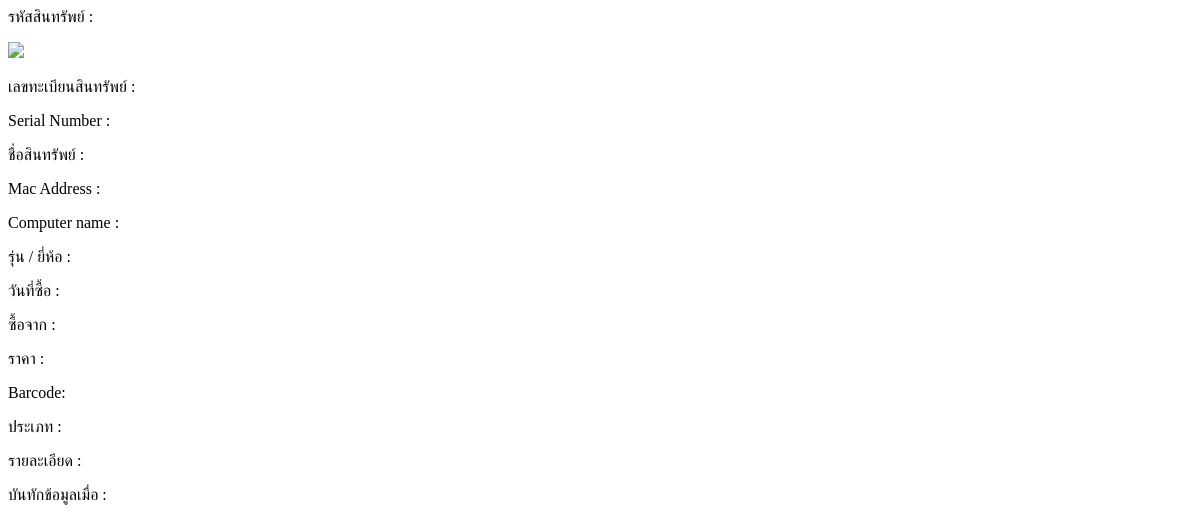
Page /Asset_register/module/Asset/assatt_detail.php on the earlier database version.
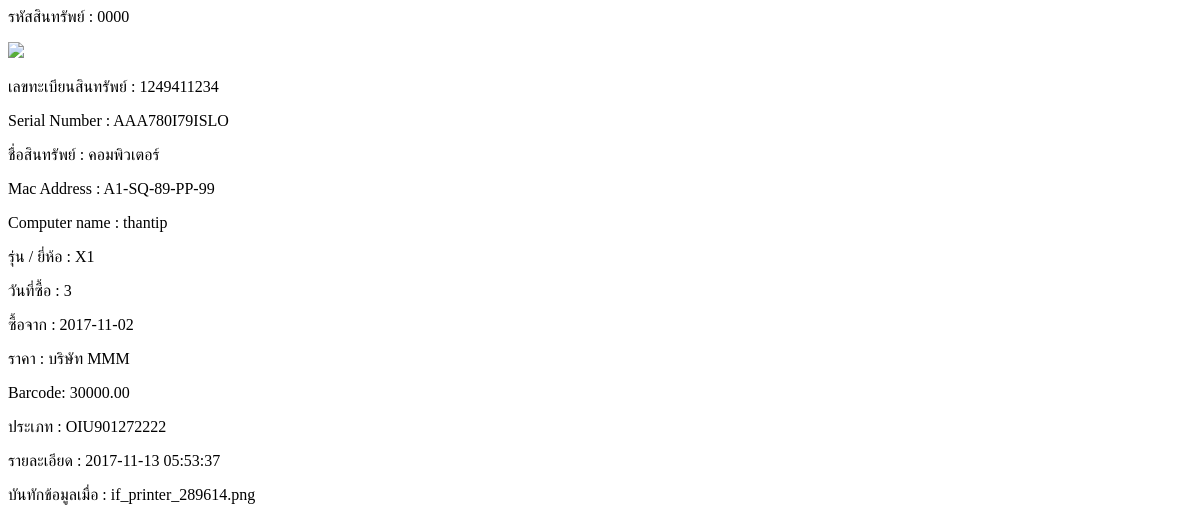
Same page on the later database version.
### tables this page shows
CREATE TABLE IF NOT EXISTS `asset` (
`Asset_id` tinyint(4) unsigned zerofill NOT NULL,
  `Asset_code` char(12) NOT NULL,
  `Asset_serial` char(15) NOT NULL,
  `Asset_name` varchar(150) NOT NULL,
  `mac_address` char(20) NOT NULL,
  `computer_name` varchar(150) NOT NULL,
  `brand` varchar(150) NOT NULL,
  `Asset_receivr_amout` tinyint(2) NOT NULL,
  `Asset_date` date NOT NULL,
  `Asset_company` varchar(150) NOT NULL,
  `Asset_price` decimal(8,2) NOT NULL,
  `Asset_barcode` char(12) NOT NULL,
  `Category_id` varchar(200) NOT NULL,
  `Asset_photo` varchar(100) NOT NULL,
  `Asset_time` timestamp NOT NULL DEFAULT CURRENT_TIMESTAMP ON UPDATE CURRENT_TIMESTAMP,
  `detail` varchar(250) NOT NULL
);

### Asset_register/module/Asset/assatt_detail.php (the view, shortened to what this page needs)
<?php
	$con = connect_db();
?>
<!doctype html>
<html>
<head>
</head>
<body>
<?php
	$Asset_id=$_GET['id'];
	$result=mysqli_query($con,"SELECT * FROM asset WHERE
	 Asset_id='$Asset_id'") or die("SQL Error=>".mysqli_error($con));
	list($Asset_id,$Asset_code,$Asset_seria,$Asset_name,$mac_address,$computer_name,$brand,$Asset_date,$Asset_company,$Asset_price,$Asset_barcode,$Asset_Category,$Asset_photo,$Asset_time,$detail	)=mysqli_fetch_row($result);
    echo"รหัสสินทรัพย์ : $Asset_id";
	echo"<p><img src='../img/$Asset_photo'></p>";
	echo"เลขทะเบียนสินทรัพย์ : $Asset_code</p>";
	echo"Serial Number : $Asset_seria</p>";
	echo"ชื่อสินทรัพย์ : $Asset_name</p>";
	echo"Mac Address : $mac_address</p>";
	echo"Computer name : $computer_name</p>";
	echo"รุ่น / ยี่ห้อ : $brand </p>";
	echo"วันที่ซื้อ : $Asset_date</p>";
	echo"ซื้อจาก : $Asset_company</p>";
	echo"ราคา : $Asset_price</p>";
	echo"Barcode: $Asset_barcode</p>";
	echo"ประเภท : $Asset_Category</p>";
	echo"รายละเอียด : $detail</p>";
 	echo"บันทักข้อมูลเมื่อ : $Asset_time</p>";
?>
</body>
</html>

Differences in the rows shown:
added asset: Asset_id "0000", Asset_code "1249411234", Asset_serial "AAA780I79ISLO", Asset_name "คอมพิวเตอร์", mac_address "A1-SQ-89-PP-99", computer_name "thantip", brand "X1", Asset_receivr_amout "3", Asset_date "2017-11-02", Asset_company "บริษัท MMM", Asset_price "30000.00", Asset_barcode "OIU901272222", Asset_time "2017-11-13 05:53:37", Asset_photo "if_printer_289614.png"
